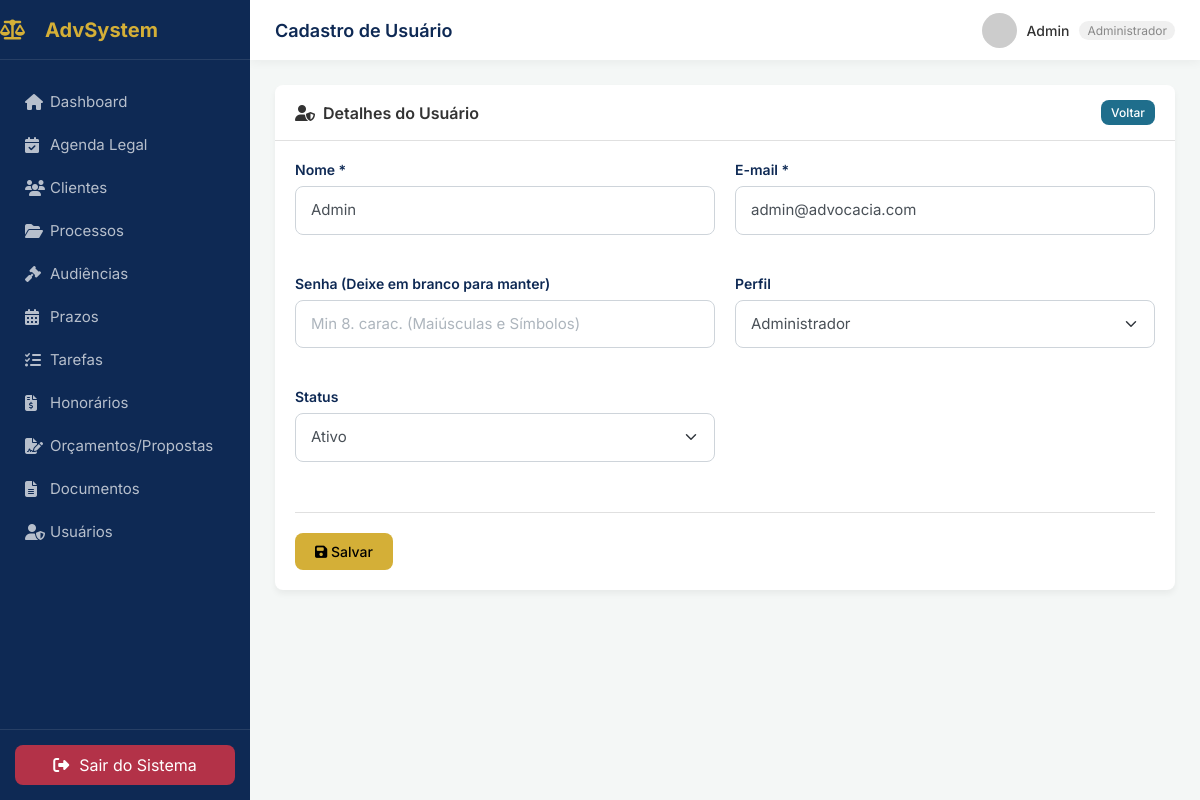
Screenshot of /pages/usuarios/form.php?id=1 (signed in) with the database file from the repository.
### tables this page shows
CREATE TABLE `usuarios` (
  `id` int(11) NOT NULL AUTO_INCREMENT,
  `nome` varchar(100) NOT NULL,
  `email` varchar(100) NOT NULL,
  `senha` varchar(255) NOT NULL,
  `perfil` enum('administrador','usuario') DEFAULT 'usuario',
  `status` enum('ativo','inativo') DEFAULT 'ativo',
  `acessos` text DEFAULT NULL,
  `primeiro_acesso` tinyint(1) DEFAULT 1,
  `criado_em` timestamp NOT NULL DEFAULT current_timestamp(),
  PRIMARY KEY (`id`),
  UNIQUE KEY `email` (`email`)
);

### pages/usuarios/form.php (the view, shortened to what this page needs)
<?php
require_once __DIR__ . '/../../includes/header.php';
require_once __DIR__ . '/../../config/conexao.php';
$id = $_GET['id'] ?? null; $registro = null; $erro = ''; $sucesso = '';
if ($id) { $stmt = $pdo->prepare("SELECT * FROM usuarios WHERE id = ?"); $stmt->execute([$id]); $registro = $stmt->fetch(); }
?>
<div class="panel">
    <div class="panel-header"><h3><i class="fas fa-user-shield"></i> Detalhes do Usuário</h3><a href="index.php" class="btn btn-sm btn-blue">Voltar</a></div>
    <div class="panel-body">
        <form action="form.php<?php echo $id ? "?id=$id" : ""; ?>" method="POST">
            <div class="form-grid">
                <div class="form-group"><label>Nome *</label><input type="text" name="nome" class="form-control" required value="<?php echo htmlspecialchars($registro['nome'] ?? ''); ?>"></div>
                <div class="form-group"><label>E-mail *</label><input type="email" name="email" class="form-control" required value="<?php echo htmlspecialchars($registro['email'] ?? ''); ?>"></div>
                <div class="form-group"><label>Senha <?php echo $id ? '(Deixe em branco para manter)' : '*'; ?></label><input type="password" name="senha" class="form-control" placeholder="Min 8. carac. (Maiúsculas e Símbolos)"></div>
                <div class="form-group"><label>Perfil</label><select name="perfil" class="form-control" id="perfil_select"><option value="administrador" <?php echo (isset($registro['perfil']) && $registro['perfil'] == 'administrador') ? 'selected' : ''; ?>>Administrador</option></select></div>
                <div class="form-group"><label>Status</label><select name="status" class="form-control"><option value="ativo" <?php echo (isset($registro['status']) && $registro['status'] == 'ativo') ? 'selected' : ''; ?>>Ativo</option></select></div>
            </div>
            <div class="form-actions"><button type="submit" class="btn btn-primary"><i class="fas fa-save"></i> Salvar</button></div>
        </form>
    </div>
</div>
<?php require_once __DIR__ . '/../../includes/footer.php'; ?>

### assets/css/style.css (style rules this page uses)
:root { --primary-color: #0E2954; --primary-light: #1F6E8C; --secondary-color: #2E8A99; --gold-color: #D4AF37; --gold-light: #e6c55a; --bg-color: #F4F7F6; --card-bg: #FFFFFF; --text-color: #333333; --text-muted: #888888; --border-color: #E0E0E0; --success: #28a745; --danger: #dc3545; --warning: #ffc107; --info: #17a2b8; --sidebar-width: 250px; --header-height: 60px; --radius: 8px; --shadow: 0 4px 6px rgba(0,0,0,0.05); }
* { margin: 0; padding: 0; box-sizing: border-box; font-family: 'Inter', sans-serif; }
body { background-color: var(--bg-color); color: var(--text-color); overflow-x: hidden; }
a { text-decoration: none; color: var(--primary-light); }
.form-group { margin-bottom: 20px; }
.form-group label { display: block; margin-bottom: 8px; font-size: 14px; font-weight: 500; color: #555; }
.btn { display: inline-block; padding: 10px 20px; border-radius: var(--radius); font-size: 14px; font-weight: 500; cursor: pointer; text-align: center; border: none; transition: 0.3s; }
.btn-primary { background-color: var(--gold-color); color: #000; }
.btn-sm { padding: 5px 10px; font-size: 12px; }
.btn-blue { background-color: var(--primary-light); color: white; }
.panel { background-color: #fff; border-radius: var(--radius); box-shadow: var(--shadow); overflow: hidden; }
.panel-header { padding: 15px 20px; border-bottom: 1px solid var(--border-color); display: flex; justify-content: space-between; align-items: center; }
.panel-header h3 { font-size: 16px; font-weight: 600; display: flex; align-items: center; gap: 8px; }
.panel-body { padding: 20px; }
.form-grid { display: grid; grid-template-columns: repeat(auto-fit, minmax(280px, 1fr)); gap: 20px; align-items: start; }
.form-group label { display: block; margin-bottom: 8px; font-size: 14px; font-weight: 600; color: var(--primary-color); }
.form-control { display: block; width: 100%; padding: 12px 15px; font-size: 15px; font-weight: 400; line-height: 1.5; color: #495057; background-color: #fff; background-clip: padding-box; border: 1px solid #ced4da; border-radius: var(--radius); transition: border-color 0.2s ease-in-out, box-shadow 0.2s ease-in-out; }
.form-control::placeholder { color: #adb5bd; opacity: 1; }
select.form-control { appearance: none; background-repeat: no-repeat; background-position: right 15px center; background-size: 16px 12px; padding-right: 40px; cursor: pointer; }
.form-actions { margin-top: 30px; padding-top: 20px; border-top: 1px solid var(--border-color); display: flex; gap: 15px; }

### rows the page displays
usuarios: nome "Admin", email "admin@advocacia.com", perfil "Administrador", status "Ativo"

### other values shown
$page_title "Cadastro de Usuário"
$_SESSION['usuario_nome'] "Admin"
$_SESSION['usuario_perfil'] "Administrador"
